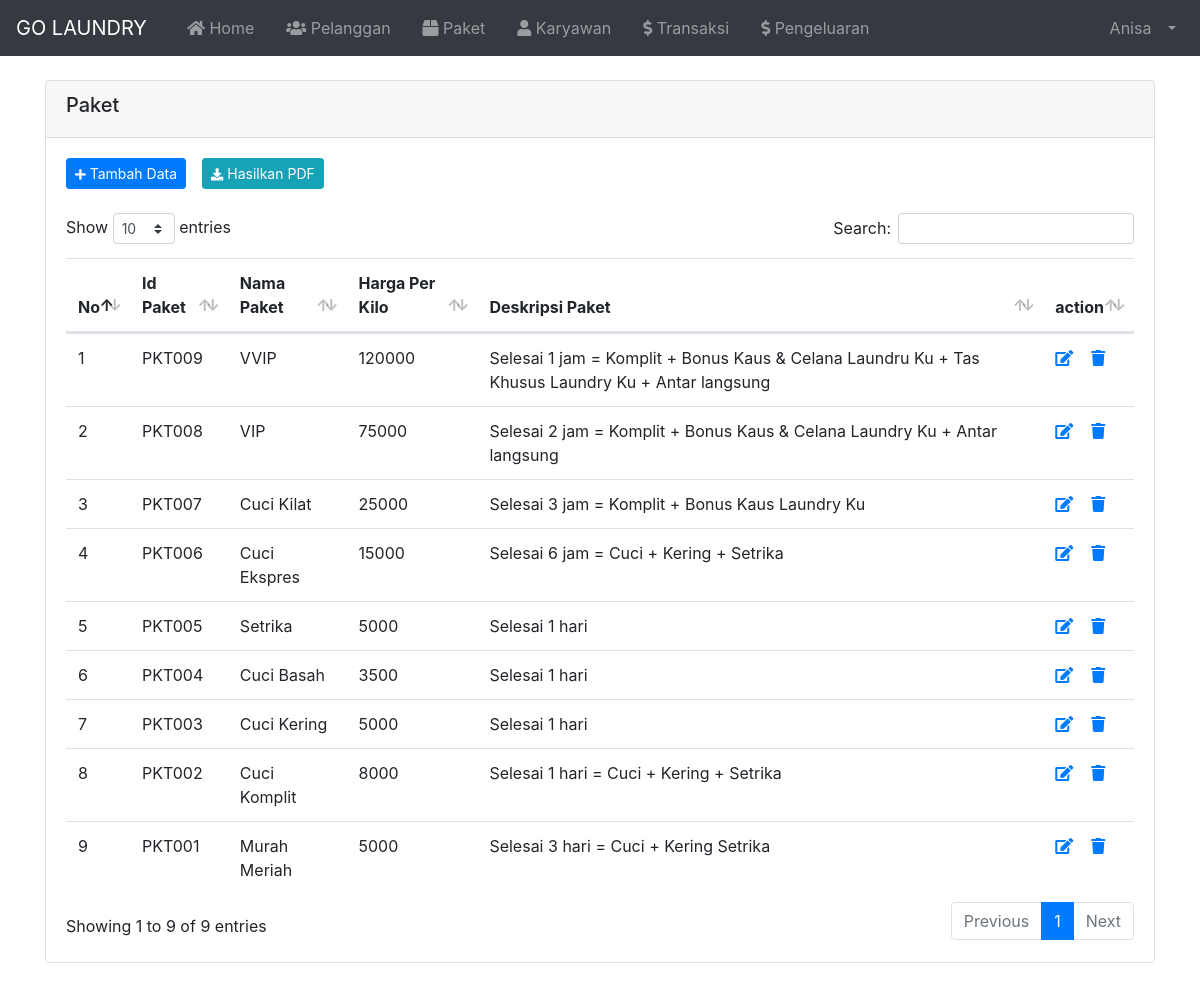
/index.php?page=Paket (signed in), run on the app's committed database.
### tables this page shows
CREATE TABLE `tbl_karyawan` (
  `id` int(11) NOT NULL,
  `nama` varchar(100) NOT NULL,
  `username` varchar(30) NOT NULL,
  `password` varchar(255) NOT NULL,
  `email` varchar(255) NOT NULL,
  `no_hp` varchar(20) NOT NULL,
  `alamat` varchar(100) NOT NULL,
  `catatan` varchar(255) NOT NULL,
  `image` varchar(255) NOT NULL,
  `role` varchar(20) NOT NULL
);

CREATE TABLE `tbl_paket` (
  `id` varchar(10) NOT NULL,
  `paket` varchar(100) NOT NULL,
  `harga_kilo` int(11) NOT NULL,
  `deskripsi` varchar(255) NOT NULL
);

### index.php (called while the page is built, shortened)
<?php
  require 'load/config.php';
  require 'load/function.php';
?>
<?php require_once 'header.php'; ?>
<?php require 'content.php'; ?>
<?php require_once 'footer.php'; ?>

### load/function.php (called while the page is built, shortened)
<?php
  require 'config.php';
  function viewDatas( $query ) {
    global $koneksi;
    $result = mysqli_query($koneksi, $query);
    $rows = [];
      while ($row = mysqli_fetch_assoc($result)) {
        $rows[] = $row;
      }
    return $rows;
  }
  function viewAllData($tabel) {
    global $koneksi;
    $query = "SELECT * FROM $tabel ORDER BY id DESC";
    $result = mysqli_query($koneksi, $query);
    $rows = [];
      while ($row = mysqli_fetch_assoc($result)) {
        $rows[] = $row;
      }
    return $rows;
  }
?>

### page/paket/paket.php (the view, shortened to what this page needs)
<div class="container">
  <div class="card mt-4 mb-4">
    <div class="card-header">
      <h5>Paket</h5>
    </div>
    <div class="card-body">
      <div class="d-flex justify-content-start mb-4">
        <a href="?page=TambahPaket" type="button" class="btn btn-sm btn-primary mr-3"><i
            class="fas fa-plus fa-sm text-white"></i> Tambah Data</a>
        <a href="page/paket/laporanpaket.php" target="_blank" type="button" class="btn btn-sm btn-info mr-3"><i
            class="fas fa-download fa-sm text-white"></i> Hasilkan PDF</a>
      </div>
      <table id="dataTables" class="table table-hover">
        <thead>
          <tr>
            <th>No</th>
            <th>Id Paket</th>
            <th>Nama Paket</th>
            <th>Harga Per Kilo</th>
            <th>Deskripsi Paket</th>
            <th>action</th>
          </tr>
        </thead>
        <tbody>
          <?php $no = 1; ?>
          <?php $paket = viewAllData("tbl_paket"); ?>
          <?php foreach($paket as $data) : ?>
          <tr>
            <td><?= $no++;?></td>
            <td><?= $data['id']; ?></td>
            <td><?= $data['paket']; ?></td>
            <td><?= $data['harga_kilo']; ?></td>
            <td><?= $data['deskripsi']; ?></td>
            <td>
              <a href="?page=EditPaket&id=<?php echo $data['id']; ?>">
                <span class="fas fa-edit"></span>
              </a>
              <?php
                $id = $data['id'];
                $result = viewDatas("SELECT * FROM `tbl_transaksi` WHERE tbl_transaksi.kd_paket = '$id'");
                if ( count($result) > 0 ) { ?>
                <a href="#"
                  onclick="return confirm('Data sedang digunakan');">
                  <span class="fas fa-trash"></span>
              <?php } else { ?>
                <a href="?page=HapusPaket&id=<?php echo $data['id']; ?>"
                  onclick="return confirm('Yakin ingin hapus <?= $data['paket']; ?>');">
                  <span class="fas fa-trash"></span>
              <?php } ?>
            </td>
          </tr>
          <?php endforeach; ?>
        </tbody>
      </table>
    </div>
  </div>
</div>

### header.php (shortened to what this page needs)
<?php
$id = $_SESSION['id'];
$result = mysqli_query($koneksi, "SELECT * FROM tbl_karyawan WHERE id = '$id'");
$user = mysqli_fetch_assoc($result);
?>
<!DOCTYPE html>
<html lang="en">
<head>
	<link rel="stylesheet" href="asset/vendor/bootstrap-4.5.3/css/bootstrap.min.css">
	<link rel="stylesheet" href="asset/vendor/fontawesome/css/all.min.css">
	<link rel="stylesheet" href="asset/vendor/datatables-b4/datatables.min.css">
</head>
<body>
	<nav class="navbar navbar-expand-lg navbar-dark bg-dark">
		<a class="navbar-brand" href="index.php">
			GO LAUNDRY
		</a>
		<div class="collapse navbar-collapse" id="navbarSupportedContent">
			<ul class="navbar-nav mr-auto">
				<li class="nav-item ml-3">
					<a class="nav-link" href="index.php"><i class="fas fa-home"></i> Home</a>
				</li>
				<li class="nav-item ml-3">
					<a class="nav-link" href="?page=Pelanggan"><i class="fas fa-users"></i> Pelanggan</a>
				</li>
				<li class="nav-item ml-3">
					<a class="nav-link" href="?page=Paket"><i class="fas fa-box"></i> Paket</a>
				</li>
				<?php if ($user['role'] == 'Admin'): ?>
					<li class="nav-item ml-3">
						<a class="nav-link" href="?page=Karyawan"><i class="fas fa-user"></i> Karyawan</a>
					</li>
				<?php endif; ?>
				<li class="nav-item ml-3">
					<a class="nav-link " href="?page=Transaksi"><i class="fas fa-dollar-sign"></i> Transaksi</a>
				</li>
				<li class="nav-item ml-3">
					<a class="nav-link " href="?page=Pengeluaran"><i class="fas fa-dollar-sign"></i> Pengeluaran</a>
				</li>
			</ul>
			<ul class="navbar-nav ml-auto">
				<li class="nav-item dropdown">
					<a class="nav-link dropdown-toggle" href="#" id="userDropdown" role="button" data-toggle="dropdown"
						aria-haspopup="true" aria-expanded="false">
						<span class="mr-2 d-none d-lg-inline">
							<?= $user['nama']; ?>
						</span>
					</a>
				</li>
			</ul>
		</div>
	</nav>
</body>

### data on the page
tbl_karyawan: nama "Anisa"
tbl_paket: id "PKT009", paket "VVIP", harga_kilo "120000", deskripsi "Selesai 1 jam = Komplit + Bonus Kaus & Celana Laundru Ku + Tas Khusus Laundry Ku + Antar langsung"
tbl_paket: id "PKT008", paket "VIP", harga_kilo "75000", deskripsi "Selesai 2 jam = Komplit + Bonus Kaus & Celana Laundry Ku + Antar langsung"
tbl_paket: id "PKT007", paket "Cuci Kilat", harga_kilo "25000", deskripsi "Selesai 3 jam = Komplit + Bonus Kaus Laundry Ku"
tbl_paket: id "PKT006", paket "Cuci Ekspres", harga_kilo "15000", deskripsi "Selesai 6 jam = Cuci + Kering + Setrika"
tbl_paket: id "PKT005", paket "Setrika", harga_kilo "5000", deskripsi "Selesai 1 hari"
tbl_paket: id "PKT004", paket "Cuci Basah", harga_kilo "3500", deskripsi "Selesai 1 hari"
tbl_paket: id "PKT003", paket "Cuci Kering", harga_kilo "5000", deskripsi "Selesai 1 hari"
tbl_paket: id "PKT002", paket "Cuci Komplit", harga_kilo "8000", deskripsi "Selesai 1 hari = Cuci + Kering + Setrika"
tbl_paket: id "PKT001", paket "Murah Meriah", harga_kilo "5000", deskripsi "Selesai 3 hari = Cuci + Kering Setrika"
